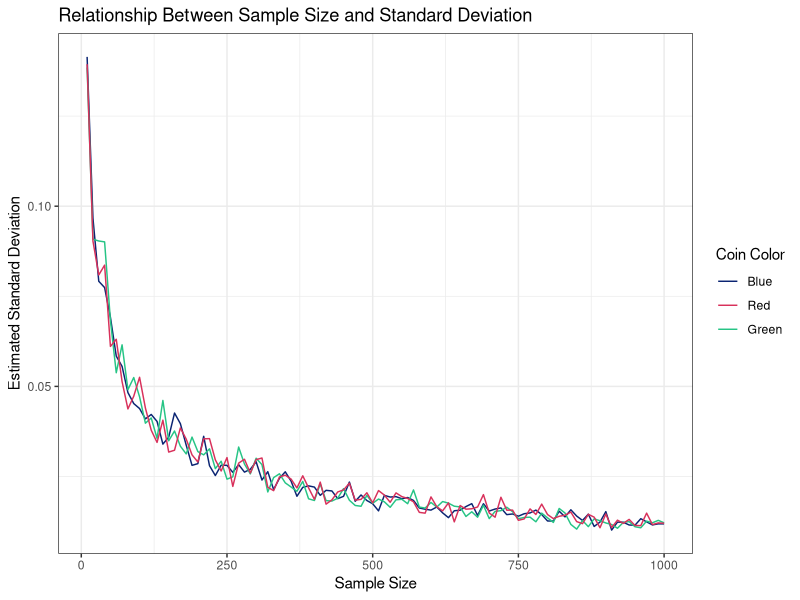

Here is the R script that generated this plot:
## ---- chunk 1
knitr::opts_chunk$set(echo = FALSE)

library(tidyverse)

## ---- chunk 2

# Simulate an urn with 1000 coins of each color.

urn <- tibble(id = 1:3000, 
              color = c(rep("red", 1000),
                        rep("green", 1000),
                        rep("blue", 1000)))

n <- 10
reps <- 100

# Draw 100 samples of size 10. 
# Note that replacement *between samples* is implicit.
  
coin_samples <- tibble(count = 1:reps,
                       sampled_coins = map(count, ~ sample_n(urn, size = n)))

## ---- chunk 3
q2 <- coin_samples %>% 
  mutate(num_red = map_int(sampled_coins, ~ sum(.$color == "red"))) %>% 
  mutate(num_blue = map_int(sampled_coins, ~ sum(.$color == "blue"))) %>%
  mutate(num_green = map_int(sampled_coins, ~ sum(.$color == "green"))) %>%
  mutate(prop_red = num_red / 10,
            prop_blue = num_red / 10,
            prop_green = num_green / 10) %>%
  summarise(prop_red = mean(prop_red),
            prop_green = mean(prop_green),
            prop_blue = mean(prop_blue))

## ---- chunk 4

# This function is created for two reasons:
  # 1. It is good to practice writing your own functions
  # 2. To practice using pre-wiitten functions with map.

scoop <- function(x, sample_size, reps) {
  
  # This is essentially identical to coin_samples from 
  # Question 1 with edited object names.
  
  tibble(count = 1:reps, 
         sampled_coins = map(count, ~ sample_n(x, size = sample_size)),
         sample_size = sample_size)
}

## ---- chunk 5

props <- function(x, sample_size) {
  
  # Group by sample repetition & tally up the widgets by color.
  
  x %>% 
  mutate(num_red = map_int(sampled_coins, ~ sum(.$color == "red"))) %>% 
  mutate(num_blue = map_int(sampled_coins, ~ sum(.$color == "blue"))) %>%
  mutate(num_green = map_int(sampled_coins, ~ sum(.$color == "green"))) %>%
  mutate(prop_red = num_red / sample_size,
            prop_blue = num_blue / sample_size,
            prop_green = num_green / sample_size)
}

## ---- chunk 6

sample_sizes <- tibble(size = seq(10, 1000, by = 10))

mapped_sample <- sample_sizes %>% 
  
  # map(...~ scoop()) iterates over the vector of sample sizes & 
  # takes 50 samples each of that size. The '.' is shorthand for 
  # "each element of the vector we're iterating over" (i.e. `size`).
  # map(...~ props()) does the same with calculating proportions.
  # However, we need to specify the .$sample_size argument here.
  
  mutate(scoop_results = map(size, 
                             ~ scoop(x = urn, sample_size = ., reps = 50))) %>% 
  mutate(props_results = map(scoop_results,
                             ~ props(x = ., sample_size = .$sample_size)))

## ---- chunk 7

# map_dbl() takes the output of prop() for each sample size & allows
# pull() to extract the named column, which is then piped into the calculation of SD.
# SD is the spread in the proportions of a certain color across samples of each size.
# Note that map_dbl() always returns a double (a real number).

# The .$ syntax would work too:
# mapped_sample %>% mutate(props_red_sd = map_dbl(props_results, ~ sd(.$prop_red)))

sd_results <- mapped_sample %>% 
  mutate(props_red_sd = map_dbl(props_results, ~ pull(., prop_red) %>% sd())) %>% 
  mutate(props_green_sd = map_dbl(props_results, ~ pull(., prop_green) %>% sd())) %>% 
  mutate(props_blue_sd = map_dbl(props_results, ~ pull(., prop_blue) %>% sd()))

## ---- chunk 8

sd_results %>%
    select(-scoop_results, -props_results) %>%
    pivot_longer(cols = props_red_sd:props_blue_sd, 
                 names_to = "proportion",
                 values_to = "std_dev") %>%
  ggplot(aes(x = size, y = std_dev, color = proportion)) + 
  geom_line() + 
  theme_bw() + 
  scale_color_manual(values = c("#0A2472", "#D8315B", "#26C485"),
                     breaks = c("props_blue_sd", "props_red_sd", "props_green_sd"),
                     labels = c("Blue", "Red", "Green"),
                     name = "Coin Color") + 
  labs(title = "Relationship Between Sample Size and Standard Deviation",
       x = "Sample Size",
       y = "Estimated Standard Deviation")

